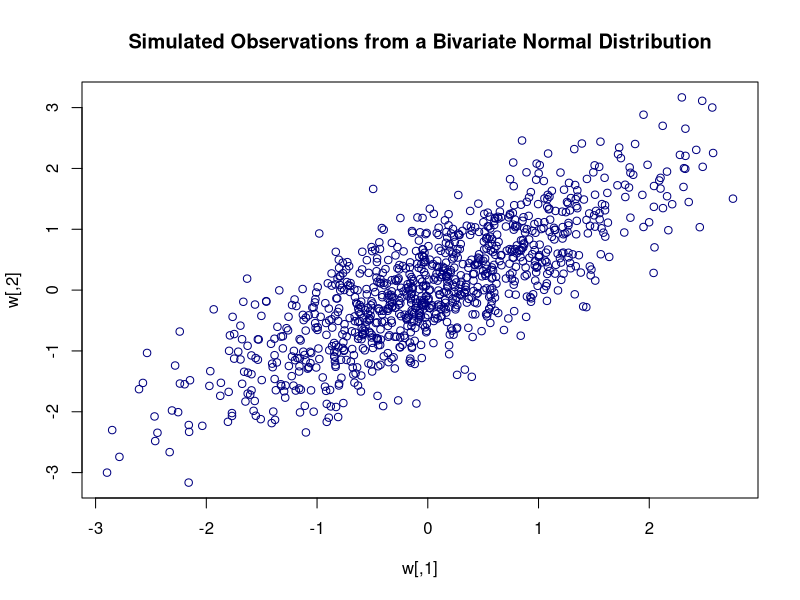
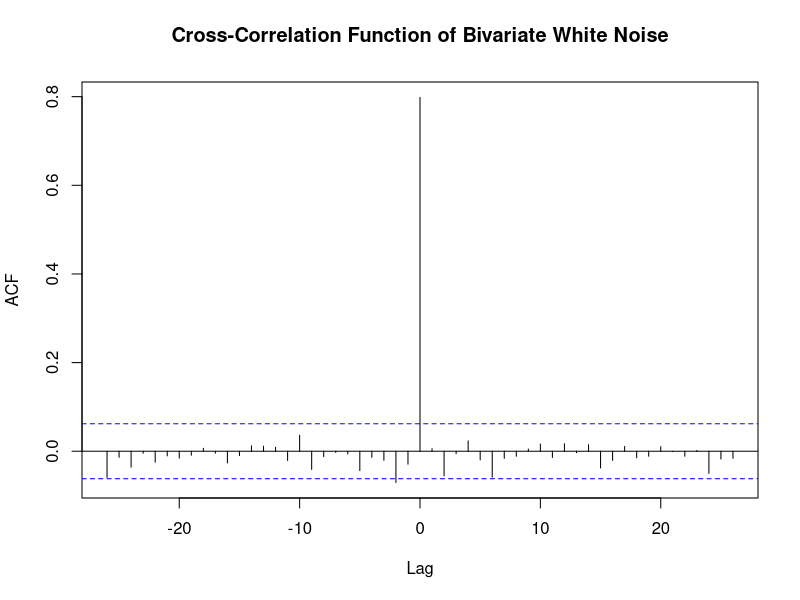
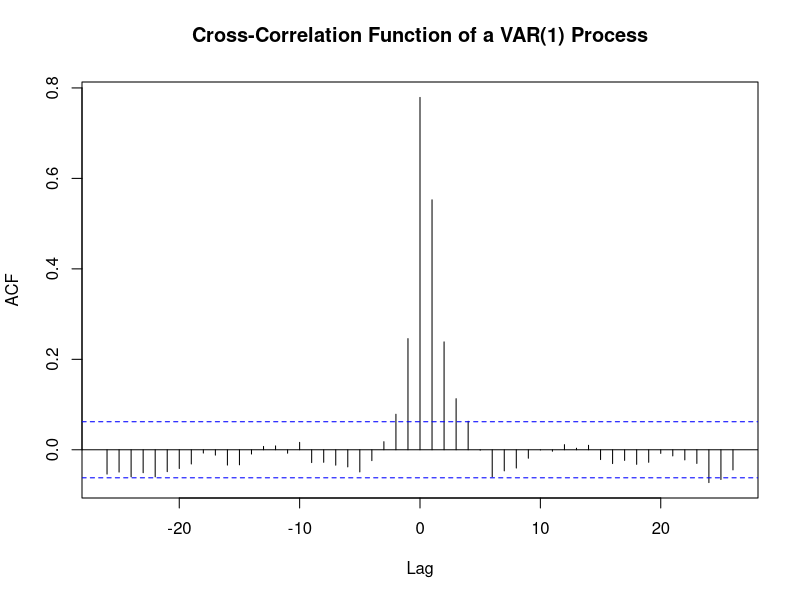
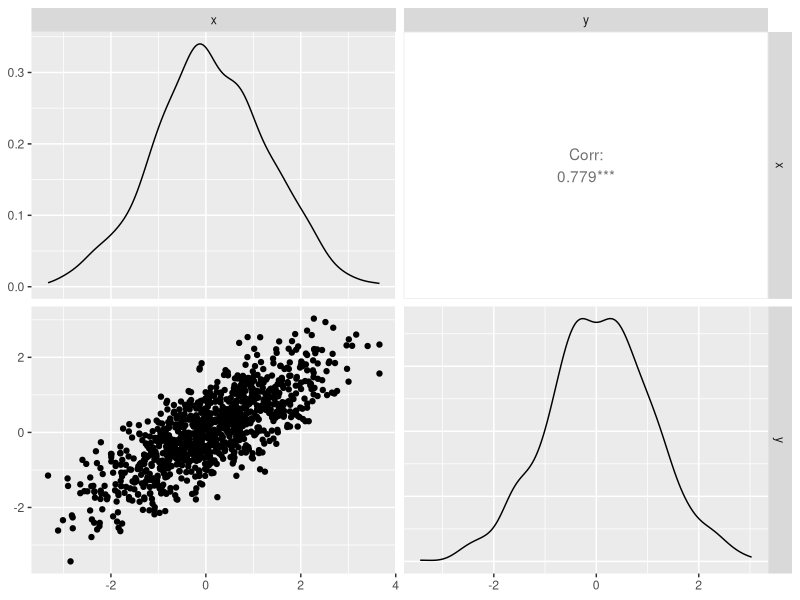
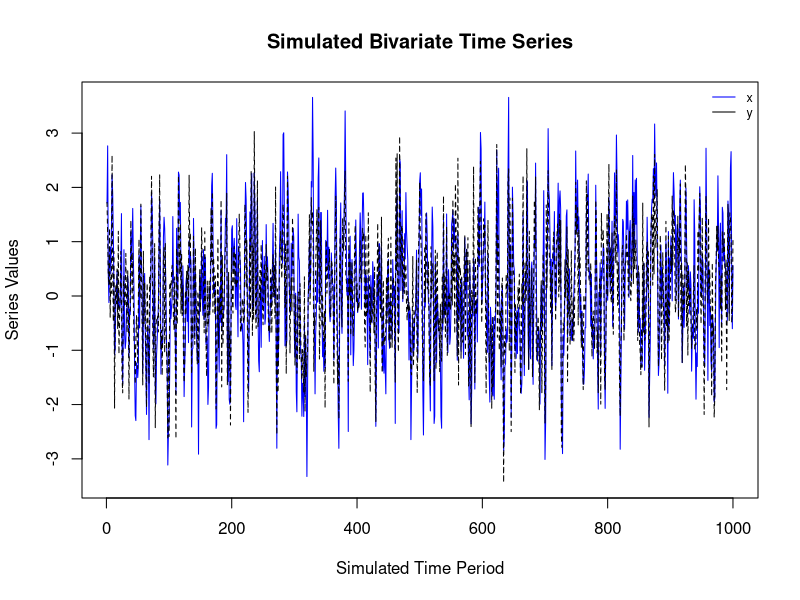
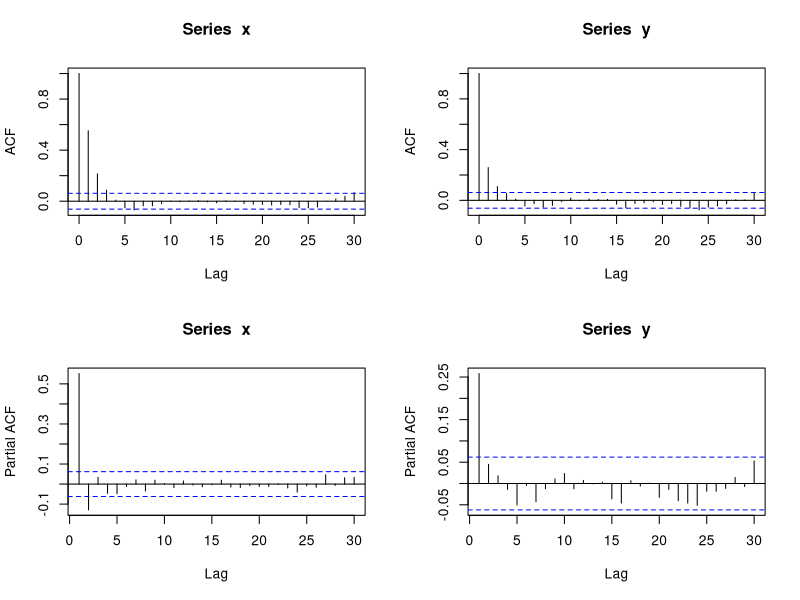
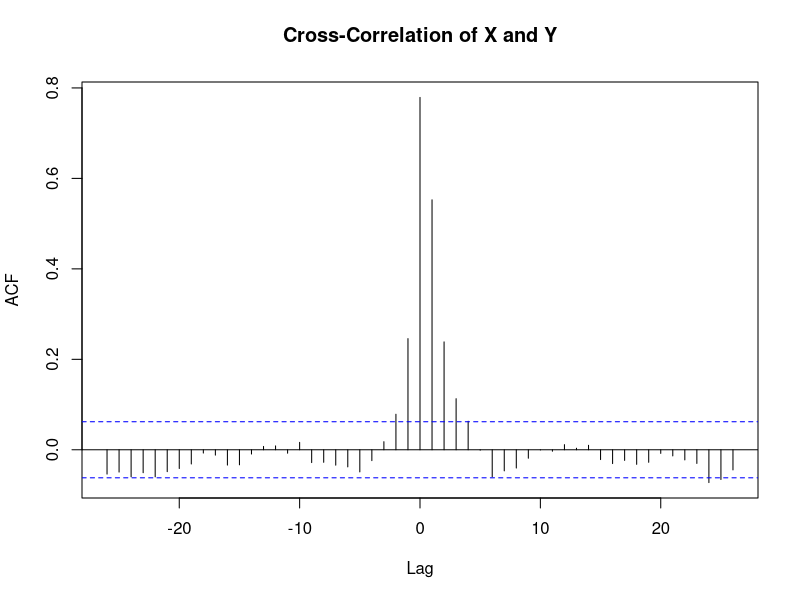

Generate these figures, in order, with R:
library(ggplot2)
library(mvtnorm)
library(GGally)

cov.mat <- matrix(c(1,0.8,0.8,1), nr=2)
w <- rmvnorm(1000, sigma = cov.mat)
dim(w)
head(w)
tail(w)


layout(c(1,1))
plot(w, col="navy",
     main = "Simulated Observations from a Bivariate Normal Distribution")

cov(w)
wx <- w[,1]
wy <- w[,2]

ccf(wx,wy, main = "Cross-Correlation Function of Bivariate White Noise")

# simulate a VAR(1) process
x <- y <- rep(0,1000)
# initial value used in the recursive formula
x[1] <- wx[1]
y[1] <- wy[1]
for (i in 2:1000) {
  x[i] = 0.4*x[i-1] + 0.3*y[i-1] + wx[i]
  y[i] = 0.2*x[i-1] + 0.1*y[i-1] + wy[i]
}

df <- data.frame(cbind(x,y))
str(df)
ccf(x,y, main="Cross-Correlation Function of a VAR(1) Process")

ggpairs(df)
dev.off()

layout(1:1)
ts.plot(ts(x), ts(y),
        gpars = list(
          xlab="Simulated Time Period",
          ylab="Series Values",
          lty=c(1:3), pch=c(1,4),
          col=c("blue","black","navy")
        ))
title("Simulated Bivariate Time Series")
leg.txt <- c('x','y')
legend('topright', leg.txt, lty = 1, col = c('blue', 'black'), bty = 'n', cex = .75)
dev.off()

par(mfrow=c(2,2))
acf(x); acf(y)
pacf(x); pacf(y)
dev.off()

ccf(x,y, main="Cross-Correlation of X and Y")
dev.off()

# estimate a VAR(1) model
xy.ar <- ar(cbind(x,y))
xy.ar$ar[, , ]

